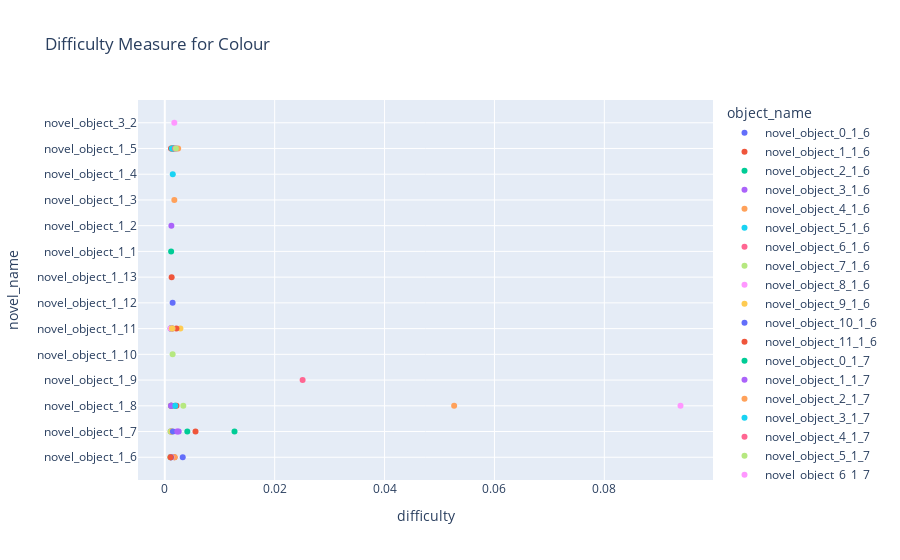

The notebook cell saved with this chart:
### Code cell
fig = px.scatter(dm_df, x="difficulty", y="novel_name", color="object_name",
                 title="Difficulty Measure for Colour"
                )

fig.show()

### Figure 1 — Plotly figure (JSON) as saved in the notebook; plotly's stock layout.template omitted (floating-point values rounded to 4 significant figures)
{"data": [{"hovertemplate": "object_name=novel_object_0_1_6<br>difficulty=%{x}<br>novel_name=%{y}<extra></extra>", "legendgroup": "novel_object_0_1_6", "marker": {"color": "#636efa", "symbol": "circle"}, "mode": "markers", "name": "novel_object_0_1_6", "orientation": "h", "showlegend": true, "type": "scatter", "x": [0.003264], "xaxis": "x", "y": ["novel_object_1_6"], "yaxis": "y"}, {"hovertemplate": "object_name=novel_object_1_1_6<br>difficulty=%{x}<br>novel_name=%{y}<extra></extra>", "legendgroup": "novel_object_1_1_6", "marker": {"color": "#EF553B", "symbol": "circle"}, "mode": "markers", "name": "novel_object_1_1_6", "orientation": "h", "showlegend": true, "type": "scatter", "x": [0.00176], "xaxis": "x", "y": ["novel_object_1_6"], "yaxis": "y"}, {"hovertemplate": "object_name=novel_object_2_1_6<br>difficulty=%{x}<br>novel_name=%{y}<extra></extra>", "legendgroup": "novel_object_2_1_6", "marker": {"color": "#00cc96", "symbol": "circle"}, "mode": "markers", "name": "novel_object_2_1_6", "orientation": "h", "showlegend": true, "type": "scatter", "x": [0.001039], "xaxis": "x", "y": ["novel_object_1_6"], "yaxis": "y"}, {"hovertemplate": "object_name=novel_object_3_1_6<br>difficulty=%{x}<br>novel_name=%{y}<extra></extra>", "legendgroup": "novel_object_3_1_6", "marker": {"color": "#ab63fa", "symbol": "circle"}, "mode": "markers", "name": "novel_object_3_1_6", "orientation": "h", "showlegend": true, "type": "scatter", "x": [0.001098], "xaxis": "x", "y": ["novel_object_1_6"], "yaxis": "y"}, {"hovertemplate": "object_name=novel_object_4_1_6<br>difficulty=%{x}<br>novel_name=%{y}<extra></extra>", "legendgroup": "novel_object_4_1_6", "marker": {"color": "#FFA15A", "symbol": "circle"}, "mode": "markers", "name": "novel_object_4_1_6", "orientation": "h", "showlegend": true, "type": "scatter", "x": [0.001791], "xaxis": "x", "y": ["novel_object_1_6"], "yaxis": "y"}, {"hovertemplate": "object_name=novel_object_5_1_6<br>difficulty=%{x}<br>novel_name=%{y}<extra></extra>", "legendgroup": "novel_object_5_1_6", "marker": {"color": "#19d3f3", "symbol": "circle"}, "mode": "markers", "name": "novel_object_5_1_6", "orientation": "h", "showlegend": true, "type": "scatter", "x": [0.001133], "xaxis": "x", "y": ["novel_object_1_6"], "yaxis": "y"}, {"hovertemplate": "object_name=novel_object_6_1_6<br>difficulty=%{x}<br>novel_name=%{y}<extra></extra>", "legendgroup": "novel_object_6_1_6", "marker": {"color": "#FF6692", "symbol": "circle"}, "mode": "markers", "name": "novel_object_6_1_6", "orientation": "h", "showlegend": true, "type": "scatter", "x": [0.001061], "xaxis": "x", "y": ["novel_object_1_6"], "yaxis": "y"}, {"hovertemplate": "object_name=novel_object_7_1_6<br>difficulty=%{x}<br>novel_name=%{y}<extra></extra>", "legendgroup": "novel_object_7_1_6", "marker": {"color": "#B6E880", "symbol": "circle"}, "mode": "markers", "name": "novel_object_7_1_6", "orientation": "h", "showlegend": true, "type": "scatter", "x": [0.001107], "xaxis": "x", "y": ["novel_object_1_6"], "yaxis": "y"}, {"hovertemplate": "object_name=novel_object_8_1_6<br>difficulty=%{x}<br>novel_name=%{y}<extra></extra>", "legendgroup": "novel_object_8_1_6", "marker": {"color": "#FF97FF", "symbol": "circle"}, "mode": "markers", "name": "novel_object_8_1_6", "orientation": "h", "showlegend": true, "type": "scatter", "x": [0.001202], "xaxis": "x", "y": ["novel_object_1_6"], "yaxis": "y"}, {"hovertemplate": "object_name=novel_object_9_1_6<br>difficulty=%{x}<br>novel_name=%{y}<extra></extra>", "legendgroup": "novel_object_9_1_6", "marker": {"color": "#FECB52", "symbol": "circle"}, "mode": "markers", "name": "novel_object_9_1_6", "orientation": "h", "showlegend": true, "type": "scatter", "x": [0.001044], "xaxis": "x", "y": ["novel_object_1_6"], "yaxis": "y"}, {"hovertemplate": "object_name=novel_object_10_1_6<br>difficulty=%{x}<br>novel_name=%{y}<extra></extra>", "legendgroup": "novel_object_10_1_6", "marker": {"color": "#636efa", "symbol": "circle"}, "mode": "markers", "name": "novel_object_10_1_6", "orientation": "h", "showlegend": true, "type": "scatter", "x": [0.001131], "xaxis": "x", "y": ["novel_object_1_6"], "yaxis": "y"}, {"hovertemplate": "object_name=novel_object_11_1_6<br>difficulty=%{x}<br>novel_name=%{y}<extra></extra>", "legendgroup": "novel_object_11_1_6", "marker": {"color": "#EF553B", "symbol": "circle"}, "mode": "markers", "name": "novel_object_11_1_6", "orientation": "h", "showlegend": true, "type": "scatter", "x": [0.001074], "xaxis": "x", "y": ["novel_object_1_6"], "yaxis": "y"}, {"hovertemplate": "object_name=novel_object_0_1_7<br>difficulty=%{x}<br>novel_name=%{y}<extra></extra>", "legendgroup": "novel_object_0_1_7", "marker": {"color": "#00cc96", "symbol": "circle"}, "mode": "markers", "name": "novel_object_0_1_7", "orientation": "h", "showlegend": true, "type": "scatter", "x": [0.01269], "xaxis": "x", "y": ["novel_object_1_7"], "yaxis": "y"}, {"hovertemplate": "object_name=novel_object_1_1_7<br>difficulty=%{x}<br>novel_name=%{y}<extra></extra>", "legendgroup": "novel_object_1_1_7", "marker": {"color": "#ab63fa", "symbol": "circle"}, "mode": "markers", "name": "novel_object_1_1_7", "orientation": "h", "showlegend": true, "type": "scatter", "x": [0.002529], "xaxis": "x", "y": ["novel_object_1_7"], "yaxis": "y"}, {"hovertemplate": "object_name=novel_object_2_1_7<br>difficulty=%{x}<br>novel_name=%{y}<extra></extra>", "legendgroup": "novel_object_2_1_7", "marker": {"color": "#FFA15A", "symbol": "circle"}, "mode": "markers", "name": "novel_object_2_1_7", "orientation": "h", "showlegend": true, "type": "scatter", "x": [0.00106], "xaxis": "x", "y": ["novel_object_1_7"], "yaxis": "y"}, {"hovertemplate": "object_name=novel_object_3_1_7<br>difficulty=%{x}<br>novel_name=%{y}<extra></extra>", "legendgroup": "novel_object_3_1_7", "marker": {"color": "#19d3f3", "symbol": "circle"}, "mode": "markers", "name": "novel_object_3_1_7", "orientation": "h", "showlegend": true, "type": "scatter", "x": [0.001159], "xaxis": "x", "y": ["novel_object_1_7"], "yaxis": "y"}, {"hovertemplate": "object_name=novel_object_4_1_7<br>difficulty=%{x}<br>novel_name=%{y}<extra></extra>", "legendgroup": "novel_object_4_1_7", "marker": {"color": "#FF6692", "symbol": "circle"}, "mode": "markers", "name": "novel_object_4_1_7", "orientation": "h", "showlegend": true, "type": "scatter", "x": [0.001166], "xaxis": "x", "y": ["novel_object_1_7"], "yaxis": "y"}, {"hovertemplate": "object_name=novel_object_5_1_7<br>difficulty=%{x}<br>novel_name=%{y}<extra></extra>", "legendgroup": "novel_object_5_1_7", "marker": {"color": "#B6E880", "symbol": "circle"}, "mode": "markers", "name": "novel_object_5_1_7", "orientation": "h", "showlegend": true, "type": "scatter", "x": [0.001075], "xaxis": "x", "y": ["novel_object_1_7"], "yaxis": "y"}, {"hovertemplate": "object_name=novel_object_6_1_7<br>difficulty=%{x}<br>novel_name=%{y}<extra></extra>", "legendgroup": "novel_object_6_1_7", "marker": {"color": "#FF97FF", "symbol": "circle"}, "mode": "markers", "name": "novel_object_6_1_7", "orientation": "h", "showlegend": true, "type": "scatter", "x": [0.002156], "xaxis": "x", "y": ["novel_object_1_7"], "yaxis": "y"}, {"hovertemplate": "object_name=novel_object_7_1_7<br>difficulty=%{x}<br>novel_name=%{y}<extra></extra>", "legendgroup": "novel_object_7_1_7", "marker": {"color": "#FECB52", "symbol": "circle"}, "mode": "markers", "name": "novel_object_7_1_7", "orientation": "h", "showlegend": true, "type": "scatter", "x": [0.001326], "xaxis": "x", "y": ["novel_object_1_7"], "yaxis": "y"}, {"hovertemplate": "object_name=novel_object_8_1_7<br>difficulty=%{x}<br>novel_name=%{y}<extra></extra>", "legendgroup": "novel_object_8_1_7", "marker": {"color": "#636efa", "symbol": "circle"}, "mode": "markers", "name": "novel_object_8_1_7", "orientation": "h", "showlegend": true, "type": "scatter", "x": [0.001475], "xaxis": "x", "y": ["novel_object_1_7"], "yaxis": "y"}, {"hovertemplate": "object_name=novel_object_9_1_7<br>difficulty=%{x}<br>novel_name=%{y}<extra></extra>", "legendgroup": "novel_object_9_1_7", "marker": {"color": "#EF553B", "symbol": "circle"}, "mode": "markers", "name": "novel_object_9_1_7", "orientation": "h", "showlegend": true, "type": "scatter", "x": [0.005591], "xaxis": "x", "y": ["novel_object_1_7"], "yaxis": "y"}, {"hovertemplate": "object_name=novel_object_10_1_7<br>difficulty=%{x}<br>novel_name=%{y}<extra></extra>", "legendgroup": "novel_object_10_1_7", "marker": {"color": "#00cc96", "symbol": "circle"}, "mode": "markers", "name": "novel_object_10_1_7", "orientation": "h", "showlegend": true, "type": "scatter", "x": [0.0041], "xaxis": "x", "y": ["novel_object_1_7"], "yaxis": "y"}, {"hovertemplate": "object_name=novel_object_11_1_7<br>difficulty=%{x}<br>novel_name=%{y}<extra></extra>", "legendgroup": "novel_object_11_1_7", "marker": {"color": "#ab63fa", "symbol": "circle"}, "mode": "markers", "name": "novel_object_11_1_7", "orientation": "h", "showlegend": true, "type": "scatter", "x": [0.002274], "xaxis": "x", "y": ["novel_object_1_7"], "yaxis": "y"}, {"hovertemplate": "object_name=novel_object_0_1_8<br>difficulty=%{x}<br>novel_name=%{y}<extra></extra>", "legendgroup": "novel_object_0_1_8", "marker": {"color": "#FFA15A", "symbol": "circle"}, "mode": "markers", "name": "novel_object_0_1_8", "orientation": "h", "showlegend": true, "type": "scatter", "x": [0.001102], "xaxis": "x", "y": ["novel_object_1_8"], "yaxis": "y"}, {"hovertemplate": "object_name=novel_object_1_1_8<br>difficulty=%{x}<br>novel_name=%{y}<extra></extra>", "legendgroup": "novel_object_1_1_8", "marker": {"color": "#19d3f3", "symbol": "circle"}, "mode": "markers", "name": "novel_object_1_1_8", "orientation": "h", "showlegend": true, "type": "scatter", "x": [0.001179], "xaxis": "x", "y": ["novel_object_1_8"], "yaxis": "y"}, {"hovertemplate": "object_name=novel_object_2_1_8<br>difficulty=%{x}<br>novel_name=%{y}<extra></extra>", "legendgroup": "novel_object_2_1_8", "marker": {"color": "#FF6692", "symbol": "circle"}, "mode": "markers", "name": "novel_object_2_1_8", "orientation": "h", "showlegend": true, "type": "scatter", "x": [0.001291], "xaxis": "x", "y": ["novel_object_1_8"], "yaxis": "y"}, {"hovertemplate": "object_name=novel_object_3_1_8<br>difficulty=%{x}<br>novel_name=%{y}<extra></extra>", "legendgroup": "novel_object_3_1_8", "marker": {"color": "#B6E880", "symbol": "circle"}, "mode": "markers", "name": "novel_object_3_1_8", "orientation": "h", "showlegend": true, "type": "scatter", "x": [0.00337], "xaxis": "x", "y": ["novel_object_1_8"], "yaxis": "y"}, {"hovertemplate": "object_name=novel_object_4_1_8<br>difficulty=%{x}<br>novel_name=%{y}<extra></extra>", "legendgroup": "novel_object_4_1_8", "marker": {"color": "#FF97FF", "symbol": "circle"}, "mode": "markers", "name": "novel_object_4_1_8", "orientation": "h", "showlegend": true, "type": "scatter", "x": [0.09387], "xaxis": "x", "y": ["novel_object_1_8"], "yaxis": "y"}, {"hovertemplate": "object_name=novel_object_5_1_8<br>difficulty=%{x}<br>novel_name=%{y}<extra></extra>", "legendgroup": "novel_object_5_1_8", "marker": {"color": "#FECB52", "symbol": "circle"}, "mode": "markers", "name": "novel_object_5_1_8", "orientation": "h", "showlegend": true, "type": "scatter", "x": [0.001124], "xaxis": "x", "y": ["novel_object_1_8"], "yaxis": "y"}, {"hovertemplate": "object_name=novel_object_6_1_8<br>difficulty=%{x}<br>novel_name=%{y}<extra></extra>", "legendgroup": "novel_object_6_1_8", "marker": {"color": "#636efa", "symbol": "circle"}, "mode": "markers", "name": "novel_object_6_1_8", "orientation": "h", "showlegend": true, "type": "scatter", "x": [0.00118], "xaxis": "x", "y": ["novel_object_1_8"], "yaxis": "y"}, {"hovertemplate": "object_name=novel_object_7_1_8<br>difficulty=%{x}<br>novel_name=%{y}<extra></extra>", "legendgroup": "novel_object_7_1_8", "marker": {"color": "#EF553B", "symbol": "circle"}, "mode": "markers", "name": "novel_object_7_1_8", "orientation": "h", "showlegend": true, "type": "scatter", "x": [0.002124], "xaxis": "x", "y": ["novel_object_1_8"], "yaxis": "y"}, {"hovertemplate": "object_name=novel_object_8_1_8<br>difficulty=%{x}<br>novel_name=%{y}<extra></extra>", "legendgroup": "novel_object_8_1_8", "marker": {"color": "#00cc96", "symbol": "circle"}, "mode": "markers", "name": "novel_object_8_1_8", "orientation": "h", "showlegend": true, "type": "scatter", "x": [0.001864], "xaxis": "x", "y": ["novel_object_1_8"], "yaxis": "y"}, {"hovertemplate": "object_name=novel_object_9_1_8<br>difficulty=%{x}<br>novel_name=%{y}<extra></extra>", "legendgroup": "novel_object_9_1_8", "marker": {"color": "#ab63fa", "symbol": "circle"}, "mode": "markers", "name": "novel_object_9_1_8", "orientation": "h", "showlegend": true, "type": "scatter", "x": [0.001139], "xaxis": "x", "y": ["novel_object_1_8"], "yaxis": "y"}, {"hovertemplate": "object_name=novel_object_10_1_8<br>difficulty=%{x}<br>novel_name=%{y}<extra></extra>", "legendgroup": "novel_object_10_1_8", "marker": {"color": "#FFA15A", "symbol": "circle"}, "mode": "markers", "name": "novel_object_10_1_8", "orientation": "h", "showlegend": true, "type": "scatter", "x": [0.05267], "xaxis": "x", "y": ["novel_object_1_8"], "yaxis": "y"}, {"hovertemplate": "object_name=novel_object_11_1_8<br>difficulty=%{x}<br>novel_name=%{y}<extra></extra>", "legendgroup": "novel_object_11_1_8", "marker": {"color": "#19d3f3", "symbol": "circle"}, "mode": "markers", "name": "novel_object_11_1_8", "orientation": "h", "showlegend": true, "type": "scatter", "x": [0.001916], "xaxis": "x", "y": ["novel_object_1_8"], "yaxis": "y"}, {"hovertemplate": "object_name=novel_object_0_1_9<br>difficulty=%{x}<br>novel_name=%{y}<extra></extra>", "legendgroup": "novel_object_0_1_9", "marker": {"color": "#FF6692", "symbol": "circle"}, "mode": "markers", "name": "novel_object_0_1_9", "orientation": "h", "showlegend": true, "type": "scatter", "x": [0.02508], "xaxis": "x", "y": ["novel_object_1_9"], "yaxis": "y"}, {"hovertemplate": "object_name=novel_object_0_1_10<br>difficulty=%{x}<br>novel_name=%{y}<extra></extra>", "legendgroup": "novel_object_0_1_10", "marker": {"color": "#B6E880", "symbol": "circle"}, "mode": "markers", "name": "novel_object_0_1_10", "orientation": "h", "showlegend": true, "type": "scatter", "x": [0.001421], "xaxis": "x", "y": ["novel_object_1_10"], "yaxis": "y"}, {"hovertemplate": "object_name=novel_object_0_1_11<br>difficulty=%{x}<br>novel_name=%{y}<extra></extra>", "legendgroup": "novel_object_0_1_11", "marker": {"color": "#FF97FF", "symbol": "circle"}, "mode": "markers", "name": "novel_object_0_1_11", "orientation": "h", "showlegend": true, "type": "scatter", "x": [0.001368], "xaxis": "x", "y": ["novel_object_1_11"], "yaxis": "y"}, {"hovertemplate": "object_name=novel_object_1_1_11<br>difficulty=%{x}<br>novel_name=%{y}<extra></extra>", "legendgroup": "novel_object_1_1_11", "marker": {"color": "#FECB52", "symbol": "circle"}, "mode": "markers", "name": "novel_object_1_1_11", "orientation": "h", "showlegend": true, "type": "scatter", "x": [0.002841], "xaxis": "x", "y": ["novel_object_1_11"], "yaxis": "y"}, {"hovertemplate": "object_name=novel_object_2_1_11<br>difficulty=%{x}<br>novel_name=%{y}<extra></extra>", "legendgroup": "novel_object_2_1_11", "marker": {"color": "#636efa", "symbol": "circle"}, "mode": "markers", "name": "novel_object_2_1_11", "orientation": "h", "showlegend": true, "type": "scatter", "x": [0.001113], "xaxis": "x", "y": ["novel_object_1_11"], "yaxis": "y"}, {"hovertemplate": "object_name=novel_object_3_1_11<br>difficulty=%{x}<br>novel_name=%{y}<extra></extra>", "legendgroup": "novel_object_3_1_11", "marker": {"color": "#EF553B", "symbol": "circle"}, "mode": "markers", "name": "novel_object_3_1_11", "orientation": "h", "showlegend": true, "type": "scatter", "x": [0.002113], "xaxis": "x", "y": ["novel_object_1_11"], "yaxis": "y"}, {"hovertemplate": "object_name=novel_object_4_1_11<br>difficulty=%{x}<br>novel_name=%{y}<extra></extra>", "legendgroup": "novel_object_4_1_11", "marker": {"color": "#00cc96", "symbol": "circle"}, "mode": "markers", "name": "novel_object_4_1_11", "orientation": "h", "showlegend": true, "type": "scatter", "x": [0.001082], "xaxis": "x", "y": ["novel_object_1_11"], "yaxis": "y"}, {"hovertemplate": "object_name=novel_object_5_1_11<br>difficulty=%{x}<br>novel_name=%{y}<extra></extra>", "legendgroup": "novel_object_5_1_11", "marker": {"color": "#ab63fa", "symbol": "circle"}, "mode": "markers", "name": "novel_object_5_1_11", "orientation": "h", "showlegend": true, "type": "scatter", "x": [0.001339], "xaxis": "x", "y": ["novel_object_1_11"], "yaxis": "y"}, {"hovertemplate": "object_name=novel_object_6_1_11<br>difficulty=%{x}<br>novel_name=%{y}<extra></extra>", "legendgroup": "novel_object_6_1_11", "marker": {"color": "#FFA15A", "symbol": "circle"}, "mode": "markers", "name": "novel_object_6_1_11", "orientation": "h", "showlegend": true, "type": "scatter", "x": [0.001436], "xaxis": "x", "y": ["novel_object_1_11"], "yaxis": "y"}, {"hovertemplate": "object_name=novel_object_8_1_11<br>difficulty=%{x}<br>novel_name=%{y}<extra></extra>", "legendgroup": "novel_object_8_1_11", "marker": {"color": "#19d3f3", "symbol": "circle"}, "mode": "markers", "name": "novel_object_8_1_11", "orientation": "h", "showlegend": true, "type": "scatter", "x": [0.001152], "xaxis": "x", "y": ["novel_object_1_11"], "yaxis": "y"}, {"hovertemplate": "object_name=novel_object_9_1_11<br>difficulty=%{x}<br>novel_name=%{y}<extra></extra>", "legendgroup": "novel_object_9_1_11", "marker": {"color": "#FF6692", "symbol": "circle"}, "mode": "markers", "name": "novel_object_9_1_11", "orientation": "h", "showlegend": true, "type": "scatter", "x": [0.001094], "xaxis": "x", "y": ["novel_object_1_11"], "yaxis": "y"}, {"hovertemplate": "object_name=novel_object_10_1_11<br>difficulty=%{x}<br>novel_name=%{y}<extra></extra>", "legendgroup": "novel_object_10_1_11", "marker": {"color": "#B6E880", "symbol": "circle"}, "mode": "markers", "name": "novel_object_10_1_11", "orientation": "h", "showlegend": true, "type": "scatter", "x": [0.001278], "xaxis": "x", "y": ["novel_object_1_11"], "yaxis": "y"}, {"hovertemplate": "object_name=novel_object_11_1_11<br>difficulty=%{x}<br>novel_name=%{y}<extra></extra>", "legendgroup": "novel_object_11_1_11", "marker": {"color": "#FF97FF", "symbol": "circle"}, "mode": "markers", "name": "novel_object_11_1_11", "orientation": "h", "showlegend": true, "type": "scatter", "x": [0.00104], "xaxis": "x", "y": ["novel_object_1_11"], "yaxis": "y"}, {"hovertemplate": "object_name=novel_object_7_1_11<br>difficulty=%{x}<br>novel_name=%{y}<extra></extra>", "legendgroup": "novel_object_7_1_11", "marker": {"color": "#FECB52", "symbol": "circle"}, "mode": "markers", "name": "novel_object_7_1_11", "orientation": "h", "showlegend": true, "type": "scatter", "x": [0.001285], "xaxis": "x", "y": ["novel_object_1_11"], "yaxis": "y"}, {"hovertemplate": "object_name=novel_object_0_1_12<br>difficulty=%{x}<br>novel_name=%{y}<extra></extra>", "legendgroup": "novel_object_0_1_12", "marker": {"color": "#636efa", "symbol": "circle"}, "mode": "markers", "name": "novel_object_0_1_12", "orientation": "h", "showlegend": true, "type": "scatter", "x": [0.001425], "xaxis": "x", "y": ["novel_object_1_12"], "yaxis": "y"}, {"hovertemplate": "object_name=novel_object_0_1_13<br>difficulty=%{x}<br>novel_name=%{y}<extra></extra>", "legendgroup": "novel_object_0_1_13", "marker": {"color": "#EF553B", "symbol": "circle"}, "mode": "markers", "name": "novel_object_0_1_13", "orientation": "h", "showlegend": true, "type": "scatter", "x": [0.001249], "xaxis": "x", "y": ["novel_object_1_13"], "yaxis": "y"}, {"hovertemplate": "object_name=novel_object_1_1_1<br>difficulty=%{x}<br>novel_name=%{y}<extra></extra>", "legendgroup": "novel_object_1_1_1", "marker": {"color": "#00cc96", "symbol": "circle"}, "mode": "markers", "name": "novel_object_1_1_1", "orientation": "h", "showlegend": true, "type": "scatter", "x": [0.001151], "xaxis": "x", "y": ["novel_object_1_1"], "yaxis": "y"}, {"hovertemplate": "object_name=novel_object_4_1_2<br>difficulty=%{x}<br>novel_name=%{y}<extra></extra>", "legendgroup": "novel_object_4_1_2", "marker": {"color": "#ab63fa", "symbol": "circle"}, "mode": "markers", "name": "novel_object_4_1_2", "orientation": "h", "showlegend": true, "type": "scatter", "x": [0.001201], "xaxis": "x", "y": ["novel_object_1_2"], "yaxis": "y"}, {"hovertemplate": "object_name=novel_object_5_1_3<br>difficulty=%{x}<br>novel_name=%{y}<extra></extra>", "legendgroup": "novel_object_5_1_3", "marker": {"color": "#FFA15A", "symbol": "circle"}, "mode": "markers", "name": "novel_object_5_1_3", "orientation": "h", "showlegend": true, "type": "scatter", "x": [0.001738], "xaxis": "x", "y": ["novel_object_1_3"], "yaxis": "y"}, {"hovertemplate": "object_name=novel_object_6_1_4<br>difficulty=%{x}<br>novel_name=%{y}<extra></extra>", "legendgroup": "novel_object_6_1_4", "marker": {"color": "#19d3f3", "symbol": "circle"}, "mode": "markers", "name": "novel_object_6_1_4", "orientation": "h", "showlegend": true, "type": "scatter", "x": [0.001453], "xaxis": "x", "y": ["novel_object_1_4"], "yaxis": "y"}, {"hovertemplate": "object_name=novel_object_0_1_5<br>difficulty=%{x}<br>novel_name=%{y}<extra></extra>", "legendgroup": "novel_object_0_1_5", "marker": {"color": "#FF6692", "symbol": "circle"}, "mode": "markers", "name": "novel_object_0_1_5", "orientation": "h", "showlegend": true, "type": "scatter", "x": [0.001227], "xaxis": "x", "y": ["novel_object_1_5"], "yaxis": "y"}, {"hovertemplate": "object_name=novel_object_1_1_5<br>difficulty=%{x}<br>novel_name=%{y}<extra></extra>", "legendgroup": "novel_object_1_1_5", "marker": {"color": "#B6E880", "symbol": "circle"}, "mode": "markers", "name": "novel_object_1_1_5", "orientation": "h", "showlegend": true, "type": "scatter", "x": [0.001678], "xaxis": "x", "y": ["novel_object_1_5"], "yaxis": "y"}, {"hovertemplate": "object_name=novel_object_2_1_5<br>difficulty=%{x}<br>novel_name=%{y}<extra></extra>", "legendgroup": "novel_object_2_1_5", "marker": {"color": "#FF97FF", "symbol": "circle"}, "mode": "markers", "name": "novel_object_2_1_5", "orientation": "h", "showlegend": true, "type": "scatter", "x": [0.001616], "xaxis": "x", "y": ["novel_object_1_5"], "yaxis": "y"}, {"hovertemplate": "object_name=novel_object_3_1_5<br>difficulty=%{x}<br>novel_name=%{y}<extra></extra>", "legendgroup": "novel_object_3_1_5", "marker": {"color": "#FECB52", "symbol": "circle"}, "mode": "markers", "name": "novel_object_3_1_5", "orientation": "h", "showlegend": true, "type": "scatter", "x": [0.001282], "xaxis": "x", "y": ["novel_object_1_5"], "yaxis": "y"}, {"hovertemplate": "object_name=novel_object_4_1_5<br>difficulty=%{x}<br>novel_name=%{y}<extra></extra>", "legendgroup": "novel_object_4_1_5", "marker": {"color": "#636efa", "symbol": "circle"}, "mode": "markers", "name": "novel_object_4_1_5", "orientation": "h", "showlegend": true, "type": "scatter", "x": [0.001591], "xaxis": "x", "y": ["novel_object_1_5"], "yaxis": "y"}, {"hovertemplate": "object_name=novel_object_5_1_5<br>difficulty=%{x}<br>novel_name=%{y}<extra></extra>", "legendgroup": "novel_object_5_1_5", "marker": {"color": "#EF553B", "symbol": "circle"}, "mode": "markers", "name": "novel_object_5_1_5", "orientation": "h", "showlegend": true, "type": "scatter", "x": [0.001139], "xaxis": "x", "y": ["novel_object_1_5"], "yaxis": "y"}, {"hovertemplate": "object_name=novel_object_6_1_5<br>difficulty=%{x}<br>novel_name=%{y}<extra></extra>", "legendgroup": "novel_object_6_1_5", "marker": {"color": "#00cc96", "symbol": "circle"}, "mode": "markers", "name": "novel_object_6_1_5", "orientation": "h", "showlegend": true, "type": "scatter", "x": [0.001485], "xaxis": "x", "y": ["novel_object_1_5"], "yaxis": "y"}, {"hovertemplate": "object_name=novel_object_8_1_5<br>difficulty=%{x}<br>novel_name=%{y}<extra></extra>", "legendgroup": "novel_object_8_1_5", "marker": {"color": "#ab63fa", "symbol": "circle"}, "mode": "markers", "name": "novel_object_8_1_5", "orientation": "h", "showlegend": true, "type": "scatter", "x": [0.002094], "xaxis": "x", "y": ["novel_object_1_5"], "yaxis": "y"}, {"hovertemplate": "object_name=novel_object_9_1_5<br>difficulty=%{x}<br>novel_name=%{y}<extra></extra>", "legendgroup": "novel_object_9_1_5", "marker": {"color": "#FFA15A", "symbol": "circle"}, "mode": "markers", "name": "novel_object_9_1_5", "orientation": "h", "showlegend": true, "type": "scatter", "x": [0.002431], "xaxis": "x", "y": ["novel_object_1_5"], "yaxis": "y"}, {"hovertemplate": "object_name=novel_object_10_1_5<br>difficulty=%{x}<br>novel_name=%{y}<extra></extra>", "legendgroup": "novel_object_10_1_5", "marker": {"color": "#19d3f3", "symbol": "circle"}, "mode": "markers", "name": "novel_object_10_1_5", "orientation": "h", "showlegend": true, "type": "scatter", "x": [0.001279], "xaxis": "x", "y": ["novel_object_1_5"], "yaxis": "y"}, {"hovertemplate": "object_name=novel_object_11_1_5<br>difficulty=%{x}<br>novel_name=%{y}<extra></extra>", "legendgroup": "novel_object_11_1_5", "marker": {"color": "#FF6692", "symbol": "circle"}, "mode": "markers", "name": "novel_object_11_1_5", "orientation": "h", "showlegend": true, "type": "scatter", "x": [0.001857], "xaxis": "x", "y": ["novel_object_1_5"], "yaxis": "y"}, {"hovertemplate": "object_name=novel_object_7_1_5<br>difficulty=%{x}<br>novel_name=%{y}<extra></extra>", "legendgroup": "novel_object_7_1_5", "marker": {"color": "#B6E880", "symbol": "circle"}, "mode": "markers", "name": "novel_object_7_1_5", "orientation": "h", "showlegend": true, "type": "scatter", "x": [0.002014], "xaxis": "x", "y": ["novel_object_1_5"], "yaxis": "y"}, {"hovertemplate": "object_name=novel_object_0_3_2<br>difficulty=%{x}<br>novel_name=%{y}<extra></extra>", "legendgroup": "novel_object_0_3_2", "marker": {"color": "#FF97FF", "symbol": "circle"}, "mode": "markers", "name": "novel_object_0_3_2", "orientation": "h", "showlegend": true, "type": "scatter", "x": [0.001732], "xaxis": "x", "y": ["novel_object_3_2"], "yaxis": "y"}], "layout": {"legend": {"title": {"text": "object_name"}, "tracegroupgap": 0}, "title": {"text": "Difficulty Measure for Colour"}, "xaxis": {"anchor": "y", "domain": [0, 1], "title": {"text": "difficulty"}}, "yaxis": {"anchor": "x", "domain": [0, 1], "title": {"text": "novel_name"}}}}
